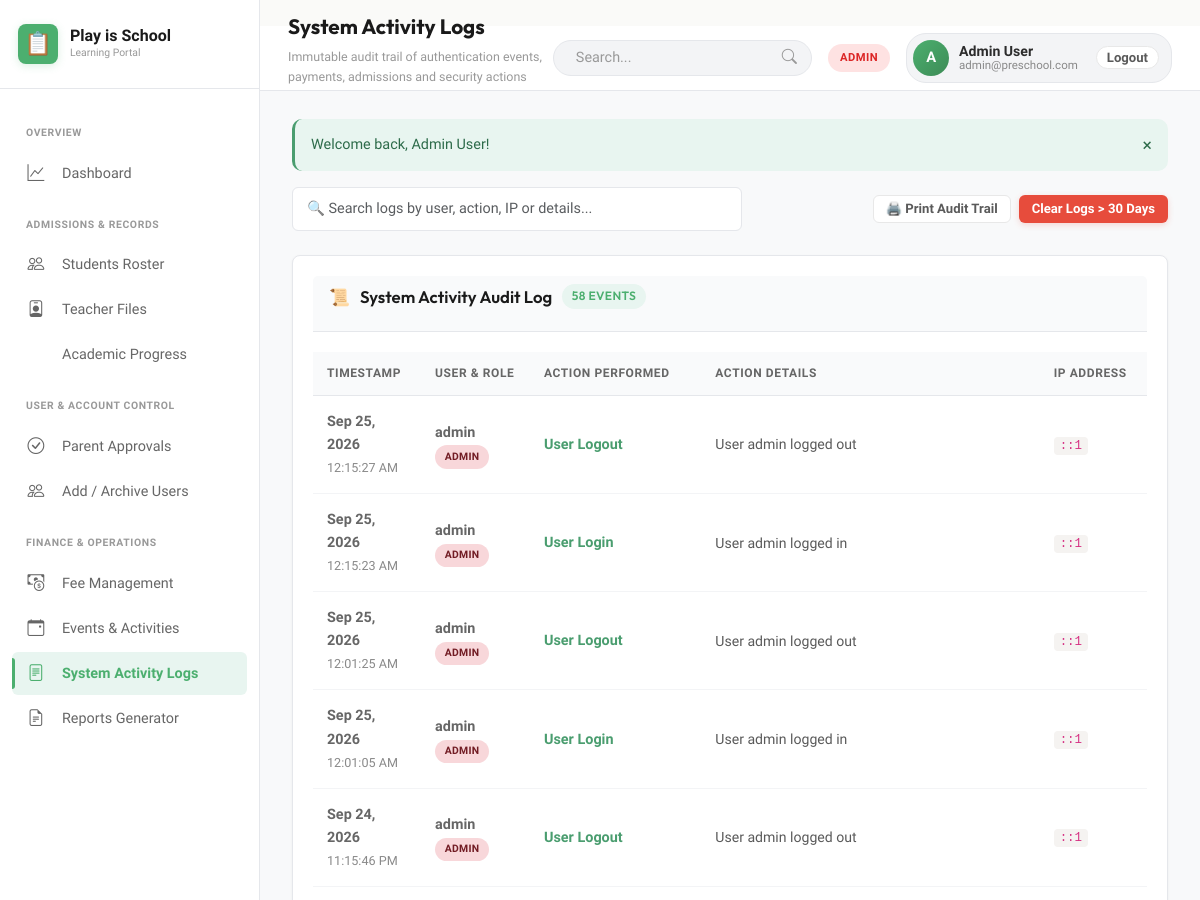
The app's page /admin/logs.php (signed in, upper part), older data.
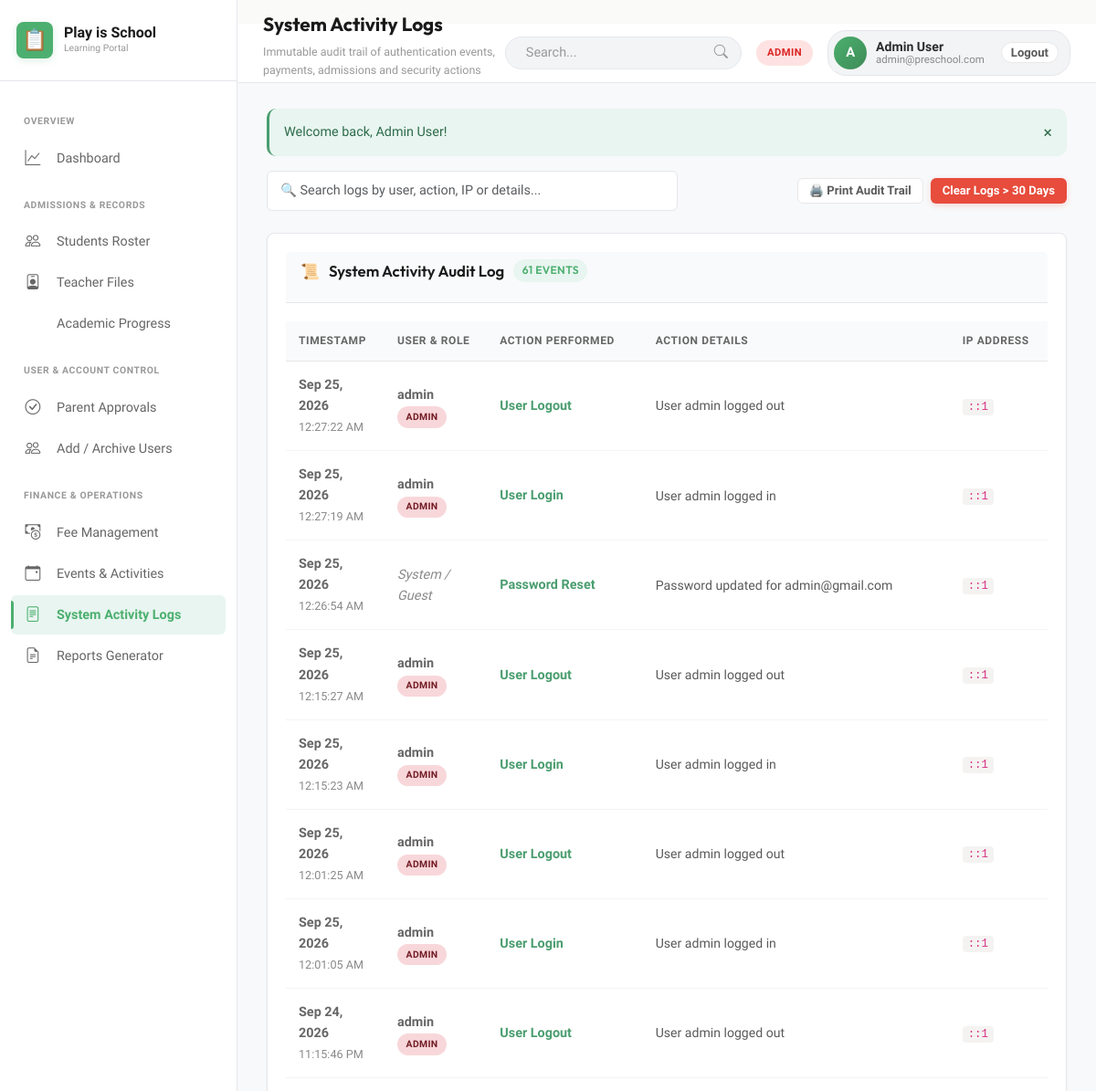
The same page, newer data.
### tables this page shows
CREATE TABLE activity_logs (
            id INTEGER PRIMARY KEY AUTOINCREMENT,
            user_id INTEGER,
            action TEXT NOT NULL,
            details TEXT,
            ip_address TEXT,
            created_at DATETIME DEFAULT CURRENT_TIMESTAMP,
            FOREIGN KEY (user_id) REFERENCES users(id) ON DELETE SET NULL
        );

CREATE TABLE users (
            id INTEGER PRIMARY KEY AUTOINCREMENT,
            name TEXT NOT NULL,
            email TEXT UNIQUE NOT NULL,
            password TEXT NOT NULL,
            role TEXT NOT NULL CHECK(role IN ('admin', 'teacher', 'parent')),
            phone TEXT,
            status TEXT NOT NULL DEFAULT 'active' CHECK(status IN ('active', 'pending_approval', 'archived', 'rejected')),
            avatar TEXT,
            created_at DATETIME DEFAULT CURRENT_TIMESTAMP,
            updated_at DATETIME DEFAULT CURRENT_TIMESTAMP
        );

### config/config.php (called while the page is built, shortened)
<?php
function url($path = '') {
    $path = ltrim($path, '/');
    $base = BASE_URL;
    return $base ? "{$base}/{$path}" : "/{$path}";
}
function isLoggedIn() {
    return !empty($_SESSION['user_id']);
}
function currentUser() {
    return $_SESSION['user'] ?? null;
}
function userRole() {
    return $_SESSION['user']['role'] ?? null;
}
function getFlash() {
    if (isset($_SESSION['flash'])) {
        $flash = $_SESSION['flash'];
        return $flash;
    }
    return null;
}
function formatDate($date, $format = 'M d, Y') {
    return date($format, strtotime($date));
}

### admin/logs.php (the view, shortened to what this page needs)
<?php
$pageTitle = 'System Activity Logs';
$pageSubtitle = 'Immutable audit trail of authentication events, payments, admissions and security actions';
$db = getDB();
$logs = $db->query("
    SELECT l.*, u.name as user_name, u.role as user_role, u.email as user_email
    FROM activity_logs l
    LEFT JOIN users u ON l.user_id = u.id
    ORDER BY l.id DESC LIMIT 100
")->fetchAll();
require_once dirname(__DIR__) . '/includes/header.php';
?>
<div class="d-flex justify-between align-center" style="margin-bottom: 24px; flex-wrap: wrap; gap: 14px;">
    <div style="max-width: 450px; width: 100%;">
        <input type="text" class="form-control" data-table-search="logsTable" placeholder="🔍 Search logs by user, action, IP or details...">
    </div>
    <div class="d-flex gap-2">
        <button class="btn btn-secondary btn-sm" onclick="triggerPrint()">
            🖨️ Print Audit Trail
        </button>
        <form method="POST" action="logs.php" onsubmit="return confirm('Purge logs older than 30 days?');" style="display:inline;">
            <button type="submit" class="btn btn-danger btn-sm">Clear Logs &gt; 30 Days</button>
        </form>
    </div>
</div>
<div class="card">
    <div class="card-header">
        <h3 class="card-title">
            <span>📜</span> System Activity Audit Log
            <span class="badge badge-primary"><?= count($logs) ?> Events</span>
        </h3>
    </div>
    <div class="table-responsive">
        <table class="table" id="logsTable">
            <thead>
                <tr>
                    <th>Timestamp</th>
                    <th>User & Role</th>
                    <th>Action Performed</th>
                    <th>Action Details</th>
                    <th>IP Address</th>
                </tr>
            </thead>
            <tbody>
                <?php if (empty($logs)): ?>
                    <tr><td colspan="5" style="text-align: center; padding: 24px; color: var(--text-muted);">No activity logs found.</td></tr>
                <?php else: ?>
                    <?php foreach ($logs as $l): ?>
                        <tr>
                            <td>
                                <strong><?= formatDate($l['created_at'], 'M d, Y') ?></strong><br>
                                <small style="color: var(--text-muted);"><?= date('h:i:s A', strtotime($l['created_at'])) ?></small>
                            </td>
                            <td>
                                <?php if ($l['user_name']): ?>
                                    <strong><?= htmlspecialchars($l['user_name']) ?></strong><br>
                                    <span class="badge <?= $l['user_role'] === 'admin' ? 'badge-danger' : ($l['user_role'] === 'teacher' ? 'badge-primary' : 'badge-warning') ?>" style="font-size: 0.65rem;">
                                        <?= strtoupper($l['user_role'] ?? 'GUEST') ?>
                                    </span>
                                <?php else: ?>
                                    <span style="color: var(--text-muted); font-style: italic;">System / Guest</span>
                                <?php endif; ?>
                            </td>
                            <td>
                                <strong style="color: var(--primary);"><?= htmlspecialchars($l['action']) ?></strong>
                            </td>
                            <td>
                                <div style="font-size: 0.88rem; color: var(--text-secondary); max-width: 450px;">
                                    <?= htmlspecialchars($l['details']) ?>
                                </div>
                            </td>
                            <td>
                                <code style="background: var(--bg-card-subtle); padding: 2px 6px; border-radius: 4px; font-size: 0.78rem;">
                                    <?= htmlspecialchars($l['ip_address'] ?? '127.0.0.1') ?>
                                </code>
                            </td>
                        </tr>
                    <?php endforeach; ?>
                <?php endif; ?>
            </tbody>
        </table>
    </div>
</div>
<?php require_once dirname(__DIR__) . '/includes/footer.php'; ?>

### includes/header.php (shortened to what this page needs)
<?php
$flash = getFlash();
$pageTitle = $pageTitle ?? 'Dashboard';
$pageSubtitle = $pageSubtitle ?? APP_SUBTITLE;
?>
<!DOCTYPE html>
<html lang="en">
<head>
    <link href="https://cdn.jsdelivr.net/npm/bootstrap@5.3.0/dist/css/bootstrap.min.css" rel="stylesheet">
    <link rel="stylesheet" href="https://cdn.jsdelivr.net/npm/bootstrap-icons@1.10.0/font/bootstrap-icons.css">
    <link rel="stylesheet" href="<?= url('assets/css/style.css') ?>">
    <link rel="stylesheet" href="<?= url('assets/css/dashboard.css') ?>">
    <link rel="stylesheet" href="<?= url('assets/css/bootstrap-enhancements.css') ?>">>
</head>
<body>
<div class="app-wrapper">
    <?php require_once __DIR__ . '/sidebar/sidebar.php'; ?>
    <div class="app-main">
        <header class="app-topbar">
            <div class="topbar-left">
                <div class="page-title-box">
                    <h1><?= htmlspecialchars($pageTitle) ?></h1>
                    <p><?= htmlspecialchars($pageSubtitle) ?></p>
                </div>
            </div>
            <div class="topbar-right">
                <div class="topbar-search">
                    <input type="text" class="search-input" id="globalSearch" placeholder="Search..." aria-label="Search">
                    <i class="bi bi-search search-icon"></i>
                </div>
                <span class="role-pill <?= htmlspecialchars($role) ?>">
                    <?= strtoupper(htmlspecialchars($role)) ?>
                </span>
                <div class="user-profile-menu">
                    <div class="user-avatar">
                        <?= strtoupper(substr($user['name'] ?? 'U', 0, 1)) ?>
                    </div>
                    <div style="line-height: 1.1;">
                        <div style="font-size: 0.88rem; font-weight: 600; color: var(--text-primary);">
                            <?= htmlspecialchars($user['name'] ?? 'User') ?>
                        </div>
                        <div style="font-size: 0.72rem; color: var(--text-muted);">
                            <?= htmlspecialchars($user['email'] ?? '') ?>
                        </div>
                    </div>
                    <a href="<?= url('auth/logout.php') ?>" class="btn btn-secondary btn-sm" style="margin-left: 8px; border-radius: var(--radius-full); padding: 4px 10px;" title="Logout">
                        Logout
                    </a>
                </div>
            </div>
        </header>
        <main class="page-container">
            <?php if ($flash): ?>
                <div class="flash-alert flash-<?= htmlspecialchars($flash['type']) ?>">
                    <span><?= htmlspecialchars($flash['message']) ?></span>
                    <button type="button" onclick="this.parentElement.remove()" style="background:none; border:none; cursor:pointer; font-size:1.1rem; color:inherit;">&times;</button>
                </div>
            <?php endif; ?>

### includes/sidebar/sidebar.php (shortened to what this page needs)
<?php
$user = currentUser();
$role = userRole();
$currentScript = basename($_SERVER['SCRIPT_NAME']);
?>
<aside class="app-sidebar" id="appSidebar">
    <div class="sidebar-brand">
        <div class="brand-icon">📋</div>
        <div>
            <div class="brand-title">Play is School</div>
            <div class="brand-subtitle">Learning Portal</div>
        </div>
    </div>
    <div class="sidebar-nav">
        <?php if ($role === 'admin'): ?>
            <div class="nav-section-title">Overview</div>
            <a href="<?= url('admin/index.php') ?>" class="nav-item <?= $currentScript === 'index.php' ? 'active' : '' ?>">
                <i class="nav-icon bi bi-graph-up"></i> Dashboard
            </a>
            <div class="nav-section-title">Admissions & Records</div>
            <a href="<?= url('admin/students.php') ?>" class="nav-item <?= $currentScript === 'students.php' ? 'active' : '' ?>">
                <i class="nav-icon bi bi-people"></i> Students Roster
            </a>
            <a href="<?= url('admin/teachers.php') ?>" class="nav-item <?= $currentScript === 'teachers.php' ? 'active' : '' ?>">
                <i class="nav-icon bi bi-person-badge"></i> Teacher Files
            </a>
            <a href="<?= url('admin/progress.php') ?>" class="nav-item <?= $currentScript === 'progress.php' ? 'active' : '' ?>">
                <i class="nav-icon bi bi-trending-up"></i> Academic Progress
            </a>
            <div class="nav-section-title">User & Account Control</div>
            <a href="<?= url('admin/approvals.php') ?>" class="nav-item <?= $currentScript === 'approvals.php' ? 'active' : '' ?>">
                <i class="nav-icon bi bi-check-circle"></i> Parent Approvals
            </a>
            <a href="<?= url('admin/users.php') ?>" class="nav-item <?= $currentScript === 'users.php' ? 'active' : '' ?>">
                <i class="nav-icon bi bi-people"></i> Add / Archive Users
            </a>
            <div class="nav-section-title">Finance & Operations</div>
            <a href="<?= url('admin/fees.php') ?>" class="nav-item <?= $currentScript === 'fees.php' ? 'active' : '' ?>">
                <i class="nav-icon bi bi-cash-coin"></i> Fee Management
            </a>
            <a href="<?= url('admin/events.php') ?>" class="nav-item <?= $currentScript === 'events.php' ? 'active' : '' ?>">
                <i class="nav-icon bi bi-calendar-event"></i> Events & Activities
            </a>
            <a href="<?= url('admin/logs.php') ?>" class="nav-item <?= $currentScript === 'logs.php' ? 'active' : '' ?>">
                <i class="nav-icon bi bi-file-text"></i> System Activity Logs
            </a>
            <a href="<?= url('admin/reports.php') ?>" class="nav-item <?= $currentScript === 'reports.php' ? 'active' : '' ?>">
                <i class="nav-icon bi bi-file-earmark-text"></i> Reports Generator
            </a>
        <?php endif; ?>
    </div>
</aside>

### includes/footer.php (shortened to what this page needs)
        </main>
    </div>
</div>
</body>
</html>

### assets/css/style.css (style rules this page uses)
:root { --primary: #4A9D6F; --primary-light: #E8F5F0; --primary-hover: #2D6B4A; --primary-glow: rgba(74, 157, 111, 0.15); --accent: #E74C3C; --accent-light: #FDEEF0; --accent-hover: #C0392B; --secondary: #F4C430; --secondary-light: #FEF9E7; --secondary-hover: #D4A327; --sky: #5DADE2; --sky-light: #EAF2F8; --mint: #4A9D6F; --mint-light: #E8F5F0; --mint-dark: #2D6B4A; --rose: #E74C3C; --rose-light: #FDEEF0; --rose-dark: #A93226; --bg-main: #FAFAF8; --bg-card: #FFFFFF; --bg-card-subtle: #F5F3F1; --text-primary: #2C2C2C; --text-secondary: #5A5A5A; --text-muted: #898989; --border-color: #E8E8E8; --border-subtle: #F0F0F0; --grad-primary: linear-gradient(135deg, #4A9D6F 0%, #2D6B4A 100%); --grad-accent: linear-gradient(135deg, #E74C3C 0%, #C0392B 100%); --grad-secondary: linear-gradient(135deg, #F4C430 0%, #D4A327 100%); --grad-mint: linear-gradient(135deg, #4A9D6F 0%, #3D8760 100%); --grad-rose: linear-gradient(135deg, #E74C3C 0%, #C0392B 100%); --grad-hero: linear-gradient(135deg, #2D6B4A 0%, #4A9D6F 50%, #68B189 100%); --shadow-sm: 0 1px 2px 0 rgba(0, 0, 0, 0.03); --shadow-md: 0 2px 4px rgba(0, 0, 0, 0.05); --shadow-lg: 0 4px 8px rgba(0, 0, 0, 0.08); --shadow-xl: 0 8px 16px rgba(0, 0, 0, 0.1); --shadow-hover: 0 8px 16px rgba(74, 157, 111, 0.12); --radius-sm: 6px; --radius-md: 10px; --radius-lg: 14px; --radius-xl: 20px; --radius-full: 9999px; --trans-fast: 0.15s ease; --trans-normal: 0.25s ease; --trans-bounce: 0.3s ease; }
*, *::before, *::after { box-sizing: border-box; margin: 0; padding: 0; }
body { font-family: 'Plus Jakarta Sans', -apple-system, BlinkMacSystemFont, 'Segoe UI', Roboto, sans-serif; background-color: var(--bg-main); color: var(--text-primary); line-height: 1.6; -webkit-font-smoothing: antialiased; -moz-osx-font-smoothing: grayscale; min-height: 100vh; }
h1, h2, h3, h4, h5, h6 { font-family: 'Outfit', sans-serif; color: var(--text-primary); font-weight: 700; line-height: 1.25; }
a { color: var(--primary); text-decoration: none; transition: color var(--trans-fast); }
.btn { display: inline-flex; align-items: center; justify-content: center; gap: 8px; font-family: 'Plus Jakarta Sans', sans-serif; font-size: 0.92rem; font-weight: 600; padding: 10px 20px; border-radius: var(--radius-md); border: 1px solid transparent; cursor: pointer; transition: all var(--trans-fast); text-decoration: none; line-height: 1; white-space: nowrap; }
.btn-danger { background: var(--accent); color: #FFFFFF !important; box-shadow: 0 2px 6px rgba(231, 76, 60, 0.2); }
.btn-secondary { background: var(--bg-card); border-color: var(--border-color); color: var(--text-secondary) !important; }
.btn-sm { padding: 6px 12px; font-size: 0.82rem; border-radius: var(--radius-sm); }
.badge { display: inline-flex; align-items: center; gap: 5px; font-size: 0.74rem; font-weight: 600; text-transform: uppercase; letter-spacing: 0.03em; padding: 4px 10px; border-radius: var(--radius-full); line-height: 1; }
.badge-danger { background: #FDEEF0; color: var(--accent); }
.badge-primary { background: #E8F5F0; color: var(--primary); }
.form-control, .form-select, textarea.form-control { width: 100%; padding: 10px 12px; font-family: inherit; font-size: 0.92rem; border: 1px solid var(--border-color); border-radius: var(--radius-md); background-color: var(--bg-card); color: var(--text-primary); transition: all var(--trans-fast); }
.flash-alert { padding: 12px 16px; border-radius: var(--radius-md); margin-bottom: 16px; display: flex; align-items: center; justify-content: space-between; gap: 12px; font-weight: 500; font-size: 0.9rem; animation: slideDown 0.3s ease; border-left: 3px solid; }
.flash-success { background: #E8F5F0; border-left-color: var(--primary); color: var(--primary-hover); }
.d-flex { display: flex; }
.align-center { align-items: center; }
.justify-between { justify-content: space-between; }
.gap-2 { gap: 8px; }

Row changes from the older to the newer data that the page shows:
added activity_logs: created_at "Sep 25, 2026", created_at "12:27:22 AM", user.name "admin", user.role "ADMIN", action "User Logout", details "User admin logged out", ip_address "::1"
added activity_logs: created_at "Sep 25, 2026", created_at "12:27:19 AM", user.name "admin", user.role "ADMIN", action "User Login", details "User admin logged in", ip_address "::1"
added activity_logs: created_at "Sep 25, 2026", created_at "12:26:54 AM", shows "System / Guest", action "Password Reset", details "Password updated for admin@gmail.com", ip_address "::1"
Text that changed along with them:
count($logs): "58" → "61"
